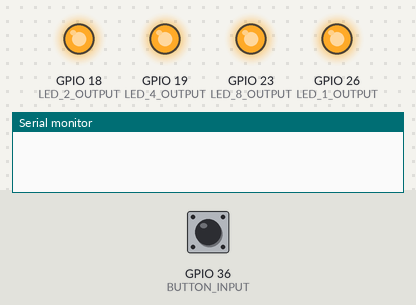
Bench run of a sketch on a simulated ESP32. Shown: output pins drawn as LEDs (lit = HIGH), the last lines printed to the serial monitor. The inputs (shaded band) are chosen by the test bench; at power-on: GPIO 36 (BUTTON_INPUT) HIGH.

Above: at 1.2 s.
1.3 s: GPIO 36 (BUTTON_INPUT) pulled LOW for 0.15 s
At 2.2 s:
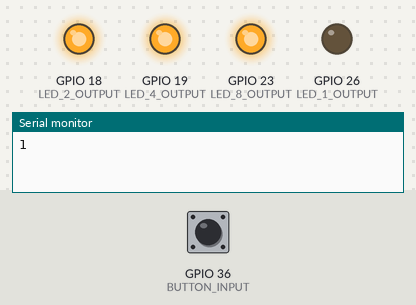
2.9 s: GPIO 36 (BUTTON_INPUT) pulled LOW for 1 s
At 3.5 s:
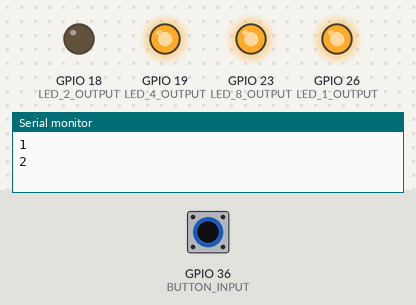
5.4 s: GPIO 36 (BUTTON_INPUT) pulled LOW for 0.15 s
At 6.6 s:
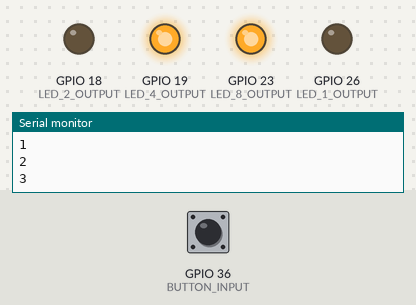
7.0 s: GPIO 36 (BUTTON_INPUT) pulled LOW for 3.2 s
At 7.8 s:
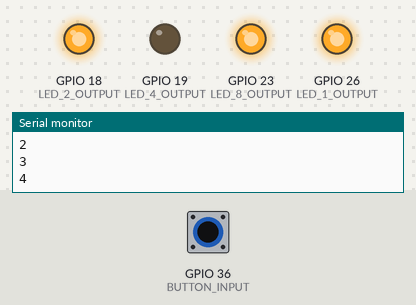
11.7 s: GPIO 36 (BUTTON_INPUT) pulled LOW for 0.15 s
At 12.6 s:
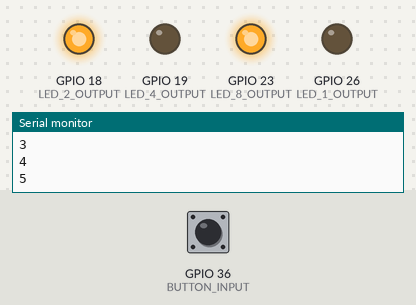
13.3 s: GPIO 36 (BUTTON_INPUT) pulled LOW for 1 s
At 13.8 s:
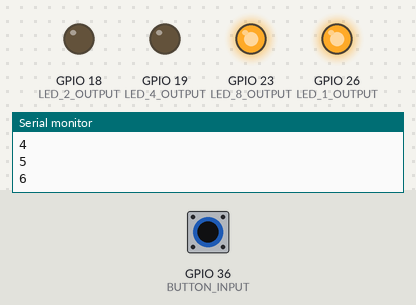
Timing chart, 0 to 16.3 s (numbered marks = the images above; inputs shaded):
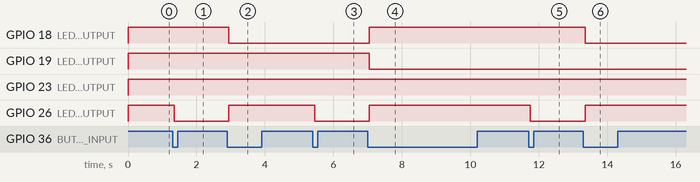

Measured:
- after the input at 1.3 s, GPIO 26 (LED_1_OUTPUT): HIGH → LOW after 0.05 s
- after the input at 2.9 s, GPIO 18 (LED_2_OUTPUT): HIGH → LOW after 0.05 s; GPIO 26 (LED_1_OUTPUT): LOW → HIGH after 0.05 s
- after the input at 5.4 s, GPIO 26 (LED_1_OUTPUT): HIGH → LOW after 0.05 s
- after the input at 7.0 s, GPIO 18 (LED_2_OUTPUT), GPIO 26 (LED_1_OUTPUT): LOW → HIGH after 0.05 s; GPIO 19 (LED_4_OUTPUT): HIGH → LOW after 0.05 s
- after the input at 11.7 s, GPIO 26 (LED_1_OUTPUT): HIGH → LOW after 0.05 s
- after the input at 13.3 s, GPIO 18 (LED_2_OUTPUT): HIGH → LOW after 0.05 s; GPIO 26 (LED_1_OUTPUT): LOW → HIGH after 0.05 s

The sketch:

Projekt_KU.ino
```cpp
#include <ezButton.h>

#define LED_1_OUTPUT 26
#define LED_2_OUTPUT 18
#define LED_4_OUTPUT 19
#define LED_8_OUTPUT 23
#define BUTTON_INPUT 36

ezButton button(BUTTON_INPUT);
int number = 0;
int binaryNumber[4] = {0,0,0,0};

void setup() {
  pinMode(LED_1_OUTPUT, OUTPUT);
  pinMode(LED_2_OUTPUT, OUTPUT);
  pinMode(LED_4_OUTPUT, OUTPUT);
  pinMode(LED_8_OUTPUT, OUTPUT);
  pinMode(BUTTON_INPUT, INPUT_PULLUP);

  button.setDebounceTime(50);
  Serial.begin(9600);
}

void loop() {
  button.loop();

  if (button.isPressed()) {
    number += 1;

    if (number > 15) {
      number = 0;
      binaryNumber[0] = 0;
      binaryNumber[1] = 0;
      binaryNumber[2] = 0;
      binaryNumber[3] = 0;
    }

    Serial.println(number);

    int calculation = number;
    int index = 0;

    while (calculation > 0) {
      if (calculation % 2 == 0)
        binaryNumber[index] = 0;
      else
        binaryNumber[index] = 1;

      index += 1;
      calculation = calculation / 2;
    }
  }

  // 1. DIODA
  if (binaryNumber[0] == 1)
    digitalWrite(LED_1_OUTPUT, LOW);
  else
    digitalWrite(LED_1_OUTPUT, HIGH);

  // 2. DIODA
  if (binaryNumber[1] == 1)
    digitalWrite(LED_2_OUTPUT, LOW);
  else
    digitalWrite(LED_2_OUTPUT, HIGH);

  // 3. DIODA
  if (binaryNumber[2] == 1)
    digitalWrite(LED_4_OUTPUT, LOW);
  else
    digitalWrite(LED_4_OUTPUT, HIGH);

  // 4. DIODA
  if (binaryNumber[3] == 1)
    digitalWrite(LED_8_OUTPUT, LOW);
  else
    digitalWrite(LED_8_OUTPUT, HIGH);

}
```
